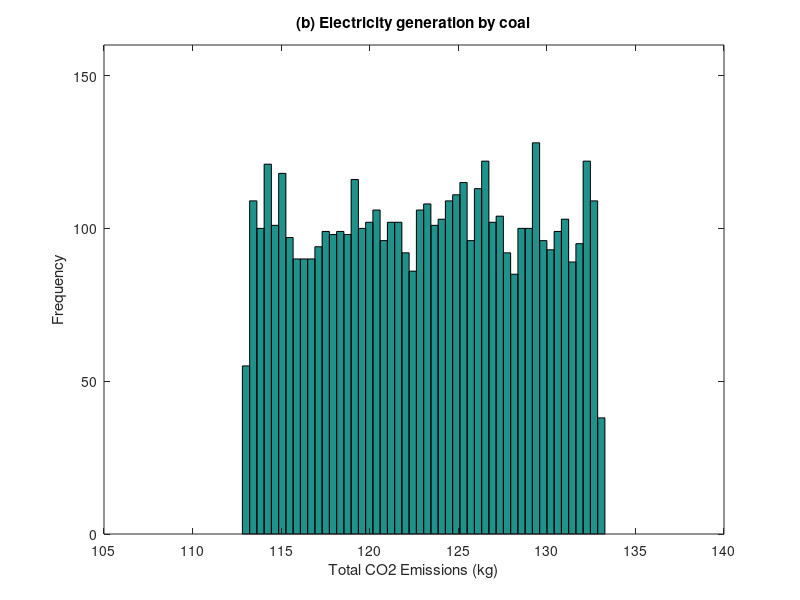

This chart was generated by the following MATLAB code:
clear all; clc;
A=[-5 50;10 0];
B=[12 3];

[n,~]=size(A);
[m,~]=size(B);

A_uncertainty=zeros(n,n);
B_uncertainty=zeros(m,n);
A_uncertainty(1,1)=0.2;
B_uncertainty=[1 0.2];

run_number=5000;
f=[0;100];
g=[];
G=[];
for i=1:run_number
A_rand=rand(n,n)*2-1;
A_range=A_uncertainty.*A_rand;
B_rand=rand(m,n)*2-1;
B_range=B_uncertainty.*B_rand;
A_value=A+A_range;
B_value=B+B_range;
g=B_value*inv(A_value)*f;
G=[G g];
end

hist(G(1,:),50)
axis([105 140 0 160]);
xlabel('Total CO2 Emissions (kg)');
ylabel('Frequency');
title('(b) Electricity generation by coal');